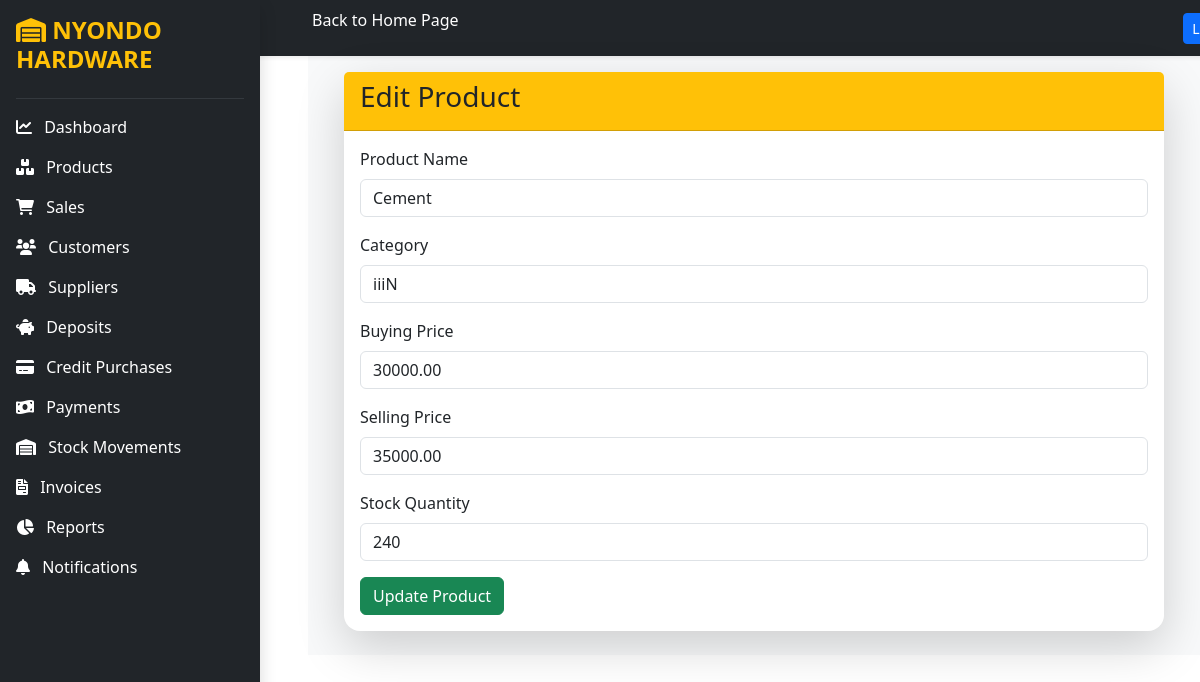
The page /edit_product/2/ on the database its author committed.
### core/models.py (models this page shows, shortened)
class Product(models.Model):
    name = models.CharField(max_length=100,validators=[MinLengthValidator(2)])
    category = models.CharField(max_length=100,validators=[MinLengthValidator(2)])
    unit_cost = models.DecimalField(max_digits=10,decimal_places=2,validators=[MinValueValidator(0)])
    selling_price = models.DecimalField(max_digits=10,decimal_places=2,validators=[MinValueValidator(0)])
    stock_quantity = models.IntegerField(validators=[MinValueValidator(0)])

### core/views.py (the view, shortened to what this page needs)
# urls.py: path('edit_product/<int:id>/',views.edit_product,name='edit_product'),
def edit_product(request, id):
    product = get_object_or_404(Product, id=id)
    return render(request, 'edit_product.html', {'product': product})

### core/templates/edit_product.html (shortened to what this page needs)
{% extends 'base.html' %} {% block content %}
<div class="container mt-5">
    <div class="card shadow-lg border-0 rounded-4">
        <div class="card-header bg-warning">
            <h3>Edit Product</h3>
        </div>
        <div class="card-body">
            <form method="POST">
                <div class="mb-3">
                    <label class="form-label"> Product Name </label>
                    <input type="text" name="name" value="{{ product.name }}" class="form-control" />
                </div>
                <div class="mb-3">
                    <label class="form-label"> Category </label>
                    <input type="text" name="category" value="{{ product.category }}" class="form-control" />
                </div>
                <div class="mb-3">
                    <label class="form-label"> Buying Price </label>
                    <input type="number" step="0.01" name="unit_cost" value="{{ product.unit_cost }}"
                        class="form-control" />
                </div>
                <div class="mb-3">
                    <label class="form-label"> Selling Price </label>
                    <input type="number" step="0.01" name="selling_price" value="{{ product.selling_price }}"
                        class="form-control" />
                </div>
                <div class="mb-3">
                    <label class="form-label"> Stock Quantity </label>
                    <input type="number" name="stock_quantity" value="{{ product.stock_quantity }}"
                        class="form-control"/>
                </div>
                <button type="submit" class="btn btn-success">Update Product</button>
            </form>
        </div>
    </div>
</div>
{% endblock %}

### rows shown on the page
Product: name "Cement", category "iiiN", unit_cost "30000.00", selling_price "35000.00", stock_quantity "240"
